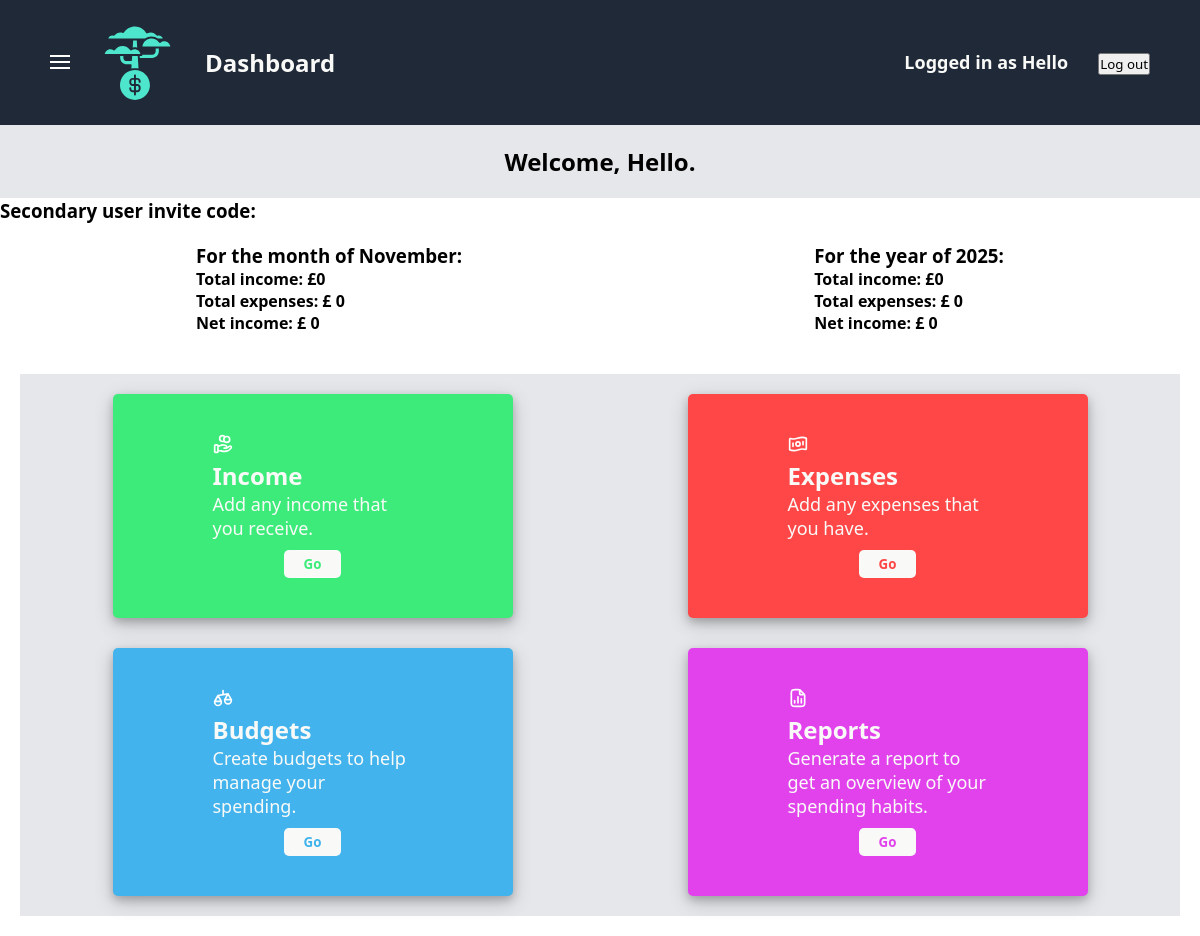
The app's page /dashboard/ (signed in), older data.
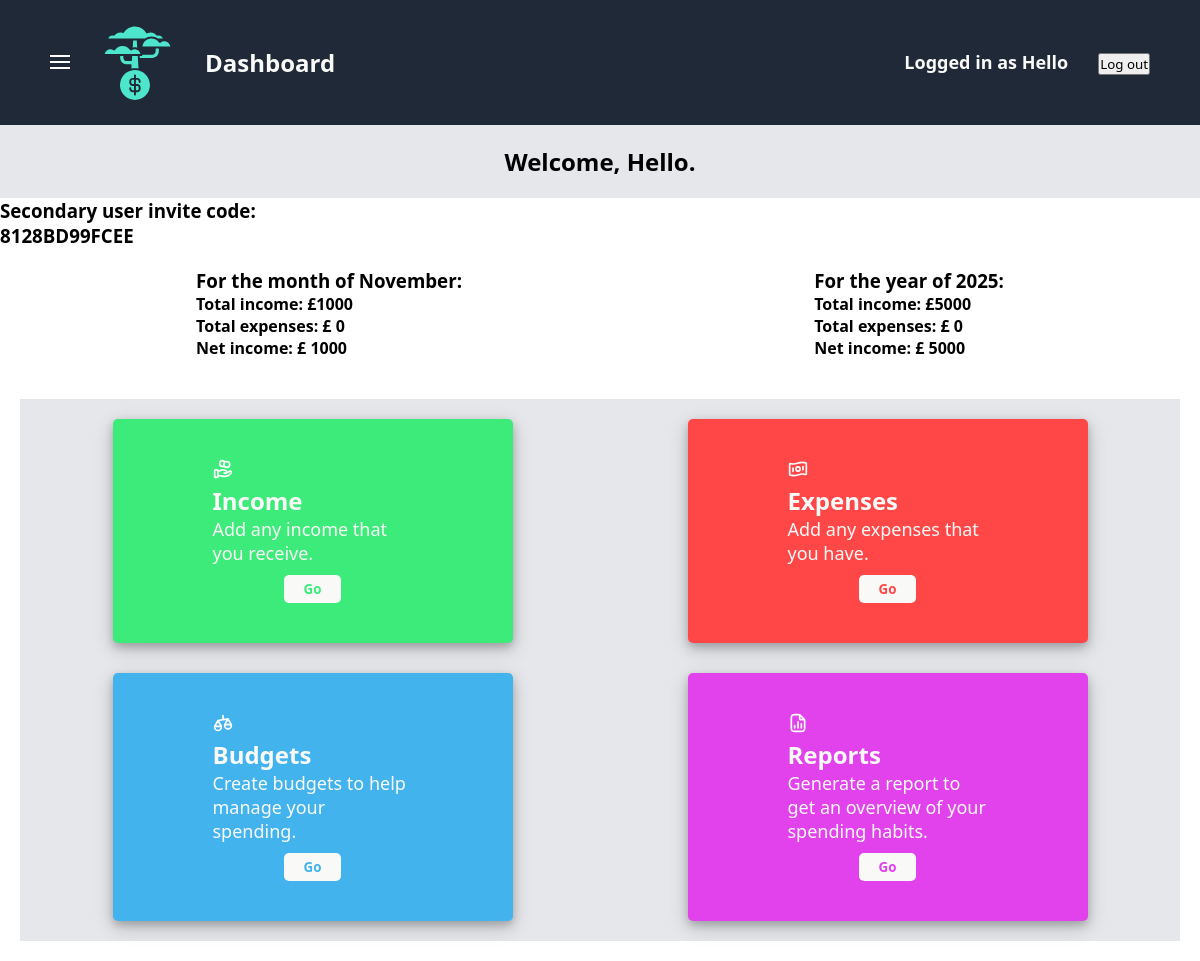
The same page, newer data.
### finance/models.py (models this page shows)
class SecondaryUserCode(models.Model):
    primary_user = models.OneToOneField(User, on_delete=models.CASCADE)
    code = models.CharField(max_length=12, unique=True, editable=False)

### dashboard/views.py (the view)
# urls.py: path("dashboard/", views.dashboard, name="dashboard")
@login_required
def dashboard(request):
    def sumFinancialObjectsFromList(l, timeframe="Month"):
        sum = 0
        for i in range(len(l)):
            if l[i].frequency == "Monthly" and timeframe == "Year":
                value_to_add = (12-l[i].startDate.month+1) * l[i].value
            else:
                value_to_add = l[i].value
            sum += value_to_add
        return sum
    user = request.user
    current_date = datetime.now()
    current_year = current_date.year
    current_month = current_date.month
    current_month_income = list(Income.objects.filter(Q(frequency="Monthly") | (Q(frequency="One-off") & Q(startDate__month=str(current_month))) | (Q(frequency="Yearly") & Q(startDate__month=str(current_month)))))
    current_year_income = list(Income.objects.filter(Q(frequency="Monthly") | (Q(frequency="One-off") & Q(startDate__year=str(current_year))) | Q(frequency="Yearly")))
    current_month_expenses = list(Expense.objects.filter(Q(frequency="Monthly") | (Q(frequency="One-off") & Q(startDate__month=str(current_month))) | (Q(frequency="Yearly") & Q(startDate__month=str(current_month)))))
    current_year_expenses = list(Expense.objects.filter(Q(frequency="Monthly") | (Q(frequency="One-off") & Q(startDate__year=str(current_year))) | Q(frequency="Yearly")))
    current_month_income_total = sumFinancialObjectsFromList(current_month_income)
    current_year_income_total = sumFinancialObjectsFromList(current_year_income, "Year")
    current_month_expenses_total = sumFinancialObjectsFromList(current_month_expenses)
    current_year_expenses_total = sumFinancialObjectsFromList(current_year_expenses, "Year")
    current_month_net_income = current_month_income_total - current_month_expenses_total
    current_year_net_income = current_year_income_total - current_year_expenses_total
    if current_month == 1:
        current_month = "January"
    elif current_month == 2:
        current_month = "February"
    elif current_month == 3:
        current_month = "March"
    elif current_month == 4:
        current_month = "April"
    elif current_month == 5:
        current_month = "May"
    elif current_month == 6:
        current_month = "June"
    elif current_month == 7:
        current_month = "July"
    elif current_month == 8:
        current_month = "August"
    elif current_month == 9:
        current_month = "September"
    elif current_month == 10:
        current_month = "October"
    elif current_month == 11:
        current_month = "November"
    else:
        current_month = "December"
    users = list(User.objects.filter(is_superuser=False))
    if len(users) > 0:
        inviteCode = SecondaryUserCode.objects.get()
    else:
        inviteCode = None
    return render(
        request,
        "dashboard/dashboard.html",
        {
            "user": user,
            "inviteCode": inviteCode,
            "current_month": current_month,
            "current_year": current_year,
            "current_month_income_total": current_month_income_total,
            "current_year_income_total": current_year_income_total,
            "current_month_expenses_total": current_month_expenses_total,
            "current_year_expenses_total": current_year_expenses_total,
            "current_month_net_income": current_month_net_income,
            "current_year_net_income": current_year_net_income
        }
    )

### dashboard/templates/dashboard/dashboard.html (shortened to what this page needs)
{% extends "dashboard/navbar-and-sidebar-base.html" %}
{% block extra_css %}
    {% load static %}
    <link rel="stylesheet" href="{% static 'dashboard/dashboard-style.css' %}">
{% endblock %}
{% block content %}
    <div class="welcome">
        {% if user %}
            <h2>Welcome, {{ user.username }}.</h2>
        {% else %}
            <h2>Welcome.</h2>
        {% endif %}
    </div>
    <div class="invite-code">
        <h3>Secondary user invite code:</h3>
        <h3>{{ inviteCode.code }}</h3>
    </div>
    <div class="net-income-info">
        <div class="left-side">
            <h3>For the month of {{ current_month }}:</h3>
            <h4>Total income: £{{ current_month_income_total }}</h4>
            <h4>Total expenses: £ {{ current_month_expenses_total }}</h4>
            <h4>Net income: £ {{ current_month_net_income }}</h4>
        </div>
        <div class="right-side">
            <h3>For the year of {{ current_year }}:</h3>
            <h4>Total income: £{{ current_year_income_total }}</h4>
            <h4>Total expenses: £ {{ current_year_expenses_total }}</h4>
            <h4>Net income: £ {{ current_year_net_income }}</h4>
        </div>
    </div>
    <div class="option-cards-section">
        <ul class="option-cards-group">
            <li class="option-card incomes-card">
                <div class="incomes-top">
                    <div class="card-heading">Income</div>
                    <div class="card-body">Add any income that you receive.</div>
                </div>
                <div class="incomes-bottom">
                    <button id="incomes-button" class="card-button">Go</button>
                </div>
            </li>
            <li class="option-card expenses-card">
                <div class="expenses-top">
                    <div class="card-heading">Expenses</div>
                    <div class="card-body">Add any expenses that you have.</div>
                </div>
                <div class="expenses-bottom">
                    <button id="expenses-button" class="card-button">Go</button>
                </div>
            </li>
            <li class="option-card budgets-card">
                <div class="budgets-top">
                    <div class="card-heading">Budgets</div>
                    <div class="card-body">Create budgets to help manage your spending.</div>
                </div>
                <div class="budgets-bottom">
                    <button id="budgets-button" class="card-button">Go</button>
                </div>
            </li>
            <li class="option-card reports-card">
                <div class="reports-top">
                    <div class="card-heading">Reports</div>
                    <div class="card-body">Generate a report to get an overview of your spending habits.</div>
                </div>
                <div class="reports-bottom">
                    <button id="reports-button" class="card-button">Go</button>
                </div>
            </li>
        </ul>
    </div>
{% endblock %}

Row changes from the older to the newer data that the page shows:
added SecondaryUserCode: code "8128BD99FCEE"
Text that changed along with them:
{{ current_month_income_total }}: "0" → "1000"
{{ current_month_net_income }}: "0" → "1000"
{{ current_year_income_total }}: "0" → "5000"
{{ current_year_net_income }}: "0" → "5000"
